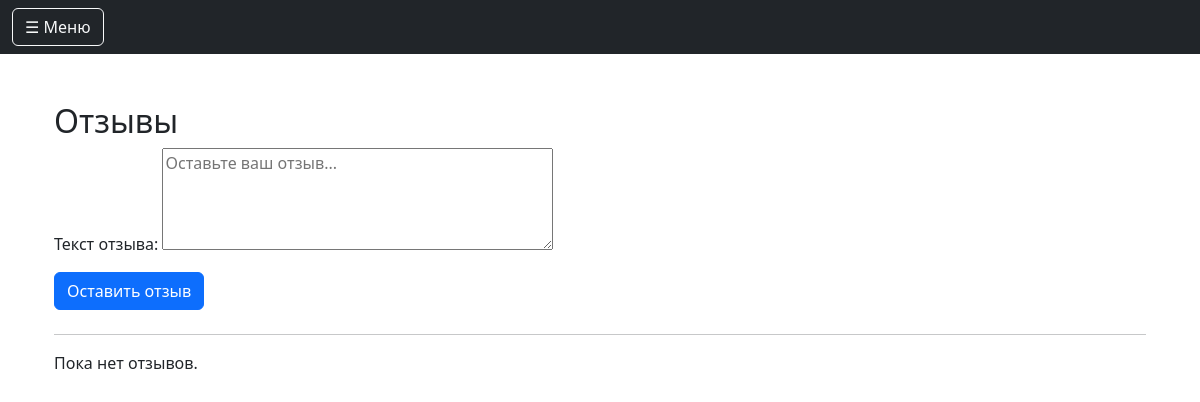
The page /reviews/ (signed in) on the database as committed earlier.
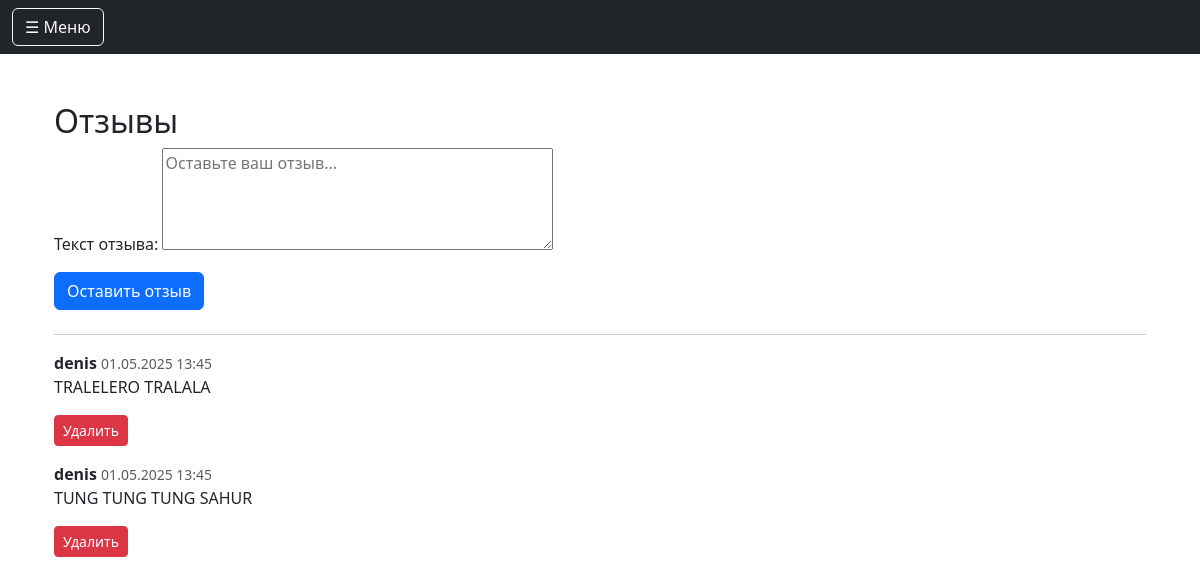
The same page on the database as committed later.
### core/models.py (models this page shows, shortened)
class Review(models.Model):
    user = models.ForeignKey(User, on_delete=models.CASCADE)
    text = models.TextField("Текст отзыва")
    created_at = models.DateTimeField(auto_now_add=True)
    is_visible = models.BooleanField(default=True)  # 👈 для скрытия/показа

### core/views.py (the view)
# urls.py: path('reviews/', review_page, name='review_page'),
def review_page(request):
    reviews = Review.objects.filter(is_visible=True).order_by('-created_at')
    form = ReviewForm(request.POST or None)
    if request.method == 'POST' and form.is_valid():
        review = form.save(commit=False)
        review.user = request.user
        review.save()
        return redirect('review_page')
    return render(request, 'reviews.html', {'form': form, 'reviews': reviews})

### core/forms.py
class ReviewForm(forms.ModelForm):
    class Meta:
        model = Review
        fields = ['text']
        widgets = {
            'text': forms.Textarea(attrs={'rows': 4, 'placeholder': 'Оставьте ваш отзыв...'}),
        }

### core/templates/reviews.html (shortened to what this page needs)
{% extends 'base.html' %} {% block content %}
<div class="container mt-5">
  <h2>Отзывы</h2>
  <form method="post" class="mb-4">
    {% csrf_token %} {{ form.as_p }}
    <button type="submit" class="btn btn-primary">Оставить отзыв</button>
  </form>
  <hr />
  {% for review in reviews %}
  <div class="mb-3">
    <strong>{{ review.user.username }}</strong>
    <small class="text-muted">{{ review.created_at|date:"d.m.Y H:i" }}</small>
    <p>{{ review.text }}</p>
    {% if user.is_staff %}
    <form
      method="post"
      action="{% url 'delete_review' review.id %}"
      style="display: inline"
    >
      <button type="submit" class="btn btn-sm btn-danger">Удалить</button>
    </form>
    {% endif %}
  </div>
  {% empty %}
  <p>Пока нет отзывов.</p>
  {% endfor %}
</div>
{% endblock %}

### core/templates/base.html (shortened to what this page needs)
<!DOCTYPE html>
<html lang="en">
  <head>
    <link
      href="https://cdn.jsdelivr.net/npm/bootstrap@5.3.2/dist/css/bootstrap.min.css"
      rel="stylesheet"
    />
  </head>
  <div aria-live="polite" aria-atomic="true" class="position-relative">
    <div class="toast-container position-fixed top-0 end-0 p-3">
    </div>
  </div>
  <body>
    <nav class="navbar navbar-dark bg-dark">
      <div class="container-fluid">
        <button
          class="btn btn-outline-light"
          type="button"
          data-bs-toggle="offcanvas"
          data-bs-target="#sidebarMenu"
          aria-controls="sidebarMenu"
        >
          ☰ Меню
        </button>
      </div>
    </nav>
    <div class="container mt-4">{% block content %} {% endblock %}</div>
  </body>
</html>

### core/templates/base.html (style rules this page uses)
body { overflow-x: hidden; }

Rows that differ between the two databases and show on the page:
added Review: user.username "denis", created_at "01.05.2025 13:45", text "TRALELERO TRALALA"
added Review: user.username "denis", created_at "01.05.2025 13:45", text "TUNG TUNG TUNG SAHUR"
Other text that changed with them:
text no longer shown: "Пока нет отзывов."
